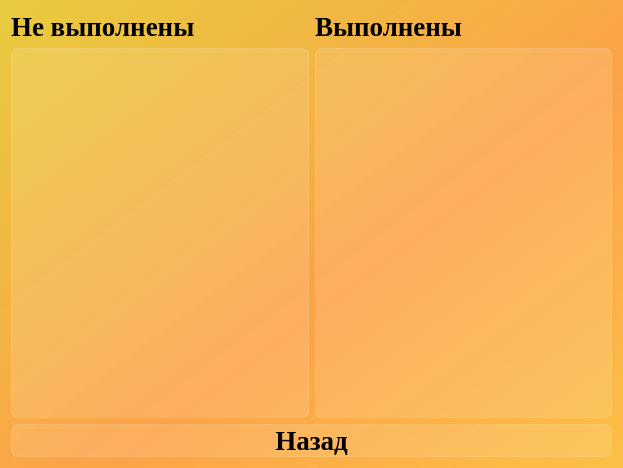
<?xml version="1.0" encoding="UTF-8"?>
<ui version="4.0">
 <class>Dialog_list_achievements</class>
 <widget class="QDialog" name="Dialog_list_achievements">
  <property name="geometry">
   <rect>
    <x>0</x>
    <y>0</y>
    <width>623</width>
    <height>468</height>
   </rect>
  </property>
  <property name="windowTitle">
   <string>Достижения</string>
  </property>
  <property name="styleSheet">
   <string notr="true">background-color: qlineargradient(spread:pad, x1:1, y1:1, x2:0, y2:0, stop:0 rgba(252, 192, 71, 255), stop:0.427447 rgba(252, 162, 71, 235), stop:1 rgba(232, 203, 62, 255));
font-family: Liberation Serif;
</string>
  </property>
  <layout class="QVBoxLayout" name="verticalLayout">
   <item>
    <layout class="QHBoxLayout" name="horizontalLayout_labels">
     <item>
      <widget class="QLabel" name="label_not_done">
       <property name="styleSheet">
        <string notr="true">text-align: center;
font-weight: bold;
font-size: 20pt;
background-color: none;
border: none;</string>
       </property>
       <property name="text">
        <string>Не выполнены</string>
       </property>
      </widget>
     </item>
     <item>
      <widget class="QLabel" name="label_done">
       <property name="styleSheet">
        <string notr="true">text-align: center;
font-weight: bold;
font-size: 20pt;
background-color: none;
border: none;</string>
       </property>
       <property name="text">
        <string>Выполнены</string>
       </property>
      </widget>
     </item>
    </layout>
   </item>
   <item>
    <layout class="QHBoxLayout" name="horizontalLayout_lists">
     <item>
      <widget class="QListWidget" name="listWidget_not_done">
       <property name="styleSheet">
        <string notr="true">QListView {
font-weight: bold;
font-size: 20pt;
background-color: rgba(255, 255, 255, 30);
border: 1px solid rgba(255, 255, 255, 40);
border-radius: 7px;
}

QListView::item:selected {
border: none;
color: rgb(255, 255, 255);
background-color: rgba(255, 255, 255, 50);
}</string>
       </property>
      </widget>
     </item>
     <item>
      <widget class="QListWidget" name="listWidget_done">
       <property name="styleSheet">
        <string notr="true">QListView {
font-weight: bold;
font-size: 20pt;
background-color: rgba(255, 255, 255, 30);
border: 1px solid rgba(255, 255, 255, 40);
border-radius: 7px;
}

QListView::item:selected {
border: none;
color: rgb(255, 255, 255);
background-color: rgba(255, 255, 255, 50);
}</string>
       </property>
      </widget>
     </item>
    </layout>
   </item>
   <item>
    <widget class="QPushButton" name="pushButton_back">
     <property name="styleSheet">
      <string notr="true">QPushButton {
font-weight: bold;
font-size: 20pt;
text-align: center;
background-color: rgba(255, 255, 255, 30);
border: 1px solid rgba(255, 255, 255, 40);
border-radius: 7px;
}

QPushButton:hover {
background-color: rgba(255, 255, 255, 40);
}
QPushButton:pressed {
background-color: rgba(255, 255, 255, 70);
}</string>
     </property>
     <property name="text">
      <string>Назад</string>
     </property>
    </widget>
   </item>
  </layout>
 </widget>
 <resources/>
 <connections/>
</ui>
